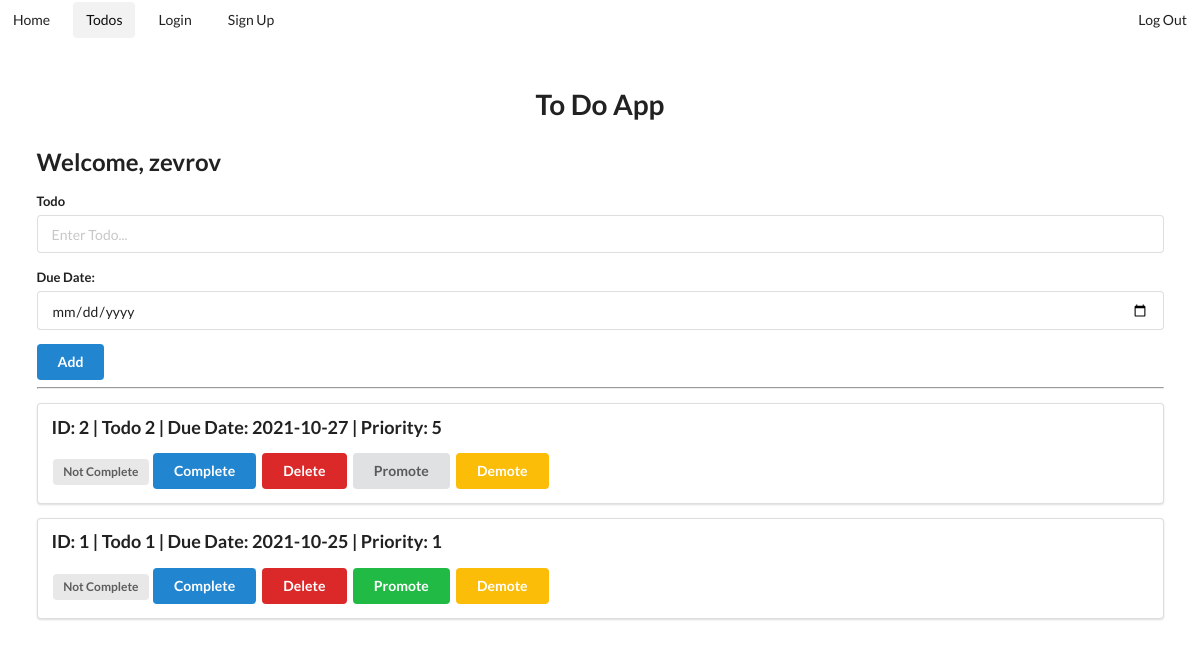
The app's page /todo (signed in), older data.
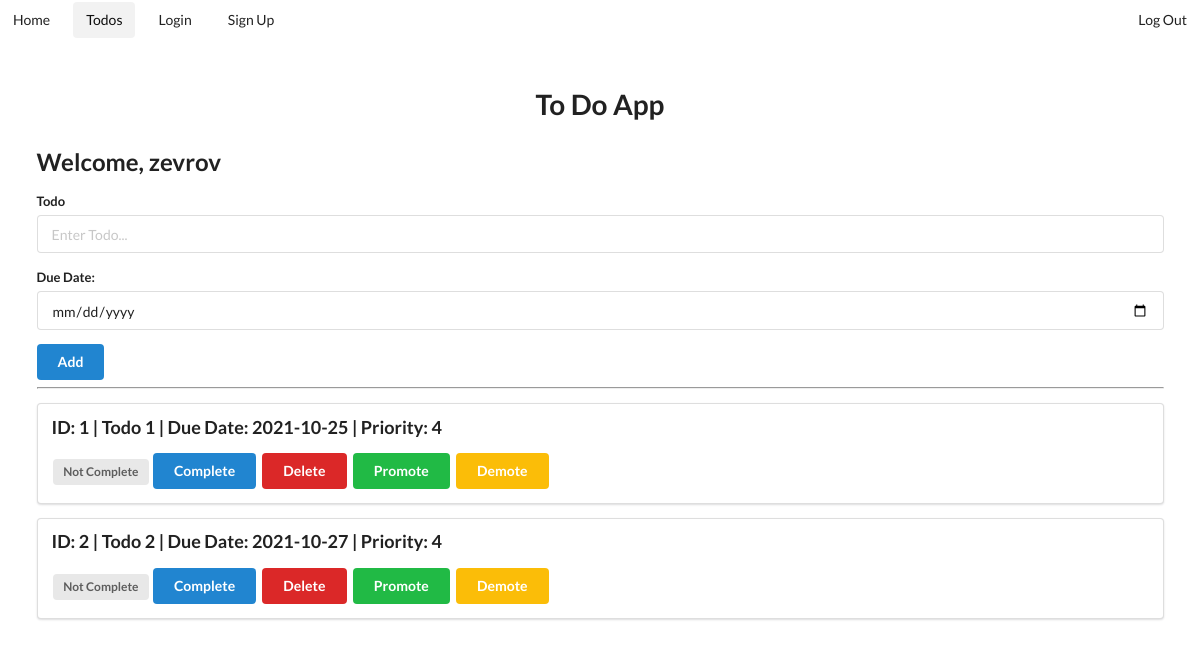
The same page, newer data.
### models.py (models this page shows)
class User(UserMixin, db.Model):
    id = db.Column(db.Integer, primary_key=True)
    username = db.Column(db.String(15), unique=True)
    email = db.Column(db.String(50), unique=True)
    password = db.Column(db.String(80))

class Todo(db.Model):
    id = db.Column(db.Integer, primary_key=True)
    title = db.Column(db.String(100))
    complete = db.Column(db.Boolean)
    username = db.Column(db.String(15))
    priority = db.Column(db.Integer)
    due_date = db.Column(db.DateTime)

### app.py (the view)
@app.route('/todo')
def todo():
    todo_list = Todo.query.filter_by(username=current_user.username).all()
    todo_list.sort(key=lambda x: x.priority, reverse=True)
    for this_todo in todo_list:
        this_todo.due_date = this_todo.due_date.strftime("%Y-%m-%d")
    return render_template('todo.html', todo_list=todo_list, name=current_user.username)

### app.py (called while the page is built)
@login_manager.user_loader
def load_user(user_id):
    return User.query.get(int(user_id))

### templates/todo.html (shortened to what this page needs)
<!DOCTYPE html>
<html lang="en">
<head>
    <link rel="stylesheet" href="https://cdn.jsdelivr.net/npm/semantic-ui@2.4.2/dist/semantic.min.css">
</head>
<body>
      <div class="ui secondary  menu">
        <a class="item" href="{{ url_for('index') }}">Home</a>
        <a class="active item" href="{{ url_for('todo') }}">Todos</a>
        <a class="item" href="{{ url_for('login') }}">Login</a>
        <a class="item" href="{{ url_for('signup') }}">Sign Up</a>
        <div class="right menu">
            <a class="item" href="{{ url_for('logout') }}">Log Out</a>
        </div>
        </div>
        <div style="margin-top: 50px;" class="ui container">
            <h1 class="ui center aligned header">To Do App</h1>
            <h2 class="page-header">Welcome, {{ name }}</h2>
            <form class="ui form" action="/add" method="post">
                <div class="field">
                    <label>Todo</label>
                    <input type="text" name="title" placeholder="Enter Todo..."><br>
                </div>
                <div class="field">
                <label >Due Date:</label>
                    <input type="date" name="date"
                    min="2021-01-01" max="2030-12-31">
                </div>
                <button class="ui blue button" type="submit">Add</button>
            </form>
            <hr>
            {% for todo in todo_list %}
            <div class="ui segment">
                <p class="ui big header">ID: {{ todo.id }} | {{ todo.title }} | Due Date: {{ todo.due_date }} | Priority: {{ todo.priority }}</p>
                {% if todo.complete == False %}
                <span class="ui gray label">Not Complete</span>
                {% else %}
                <span class="ui green label">Completed</span>
                {% endif %}
                <a class="ui blue button" href="/update/{{ todo.id }}">Complete</a>
                <a class="ui red button" href="/delete/{{ todo.id }}">Delete</a>
                {% if todo.priority == 5 %}
                <a class="ui gray button">Promote</a>
                {% else %}
                <a class="ui green button" href="/promote/{{ todo.id }}">Promote</a>
                {% endif %}
                {% if todo.priority == 0%}
                <a class="ui gray button">Demote</a>
                {% else %}
                <a class="ui yellow button" href="/demote/{{ todo.id }}">Demote</a>
                {% endif %}
            </div>
            {% endfor %}
        </div>
</body>
</html>

Row changes from the older to the newer data that the page shows:
changed Todo "Todo 1": priority "1" → "4"; moves up the list
changed Todo "Todo 2": priority "5" → "4"
